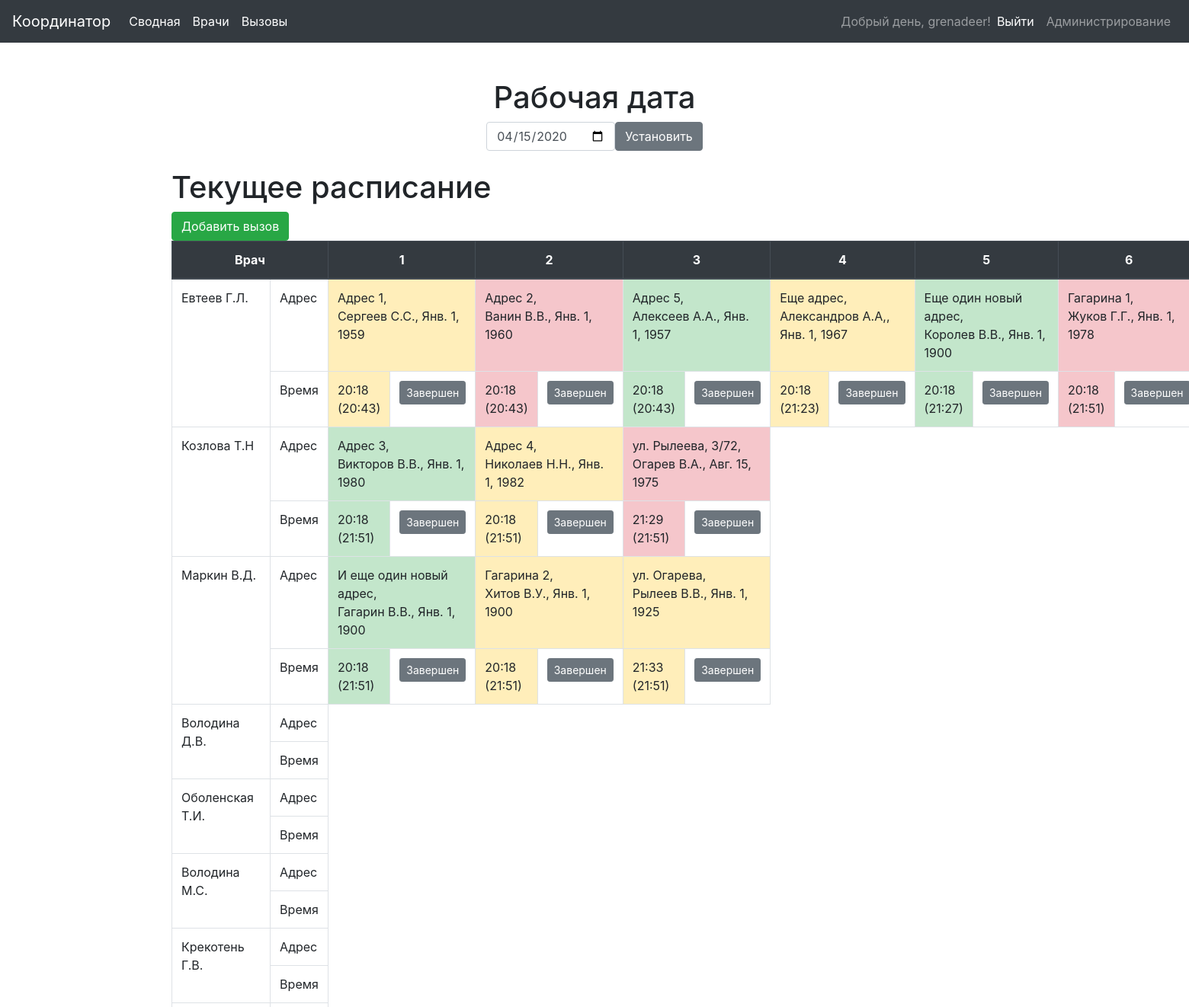
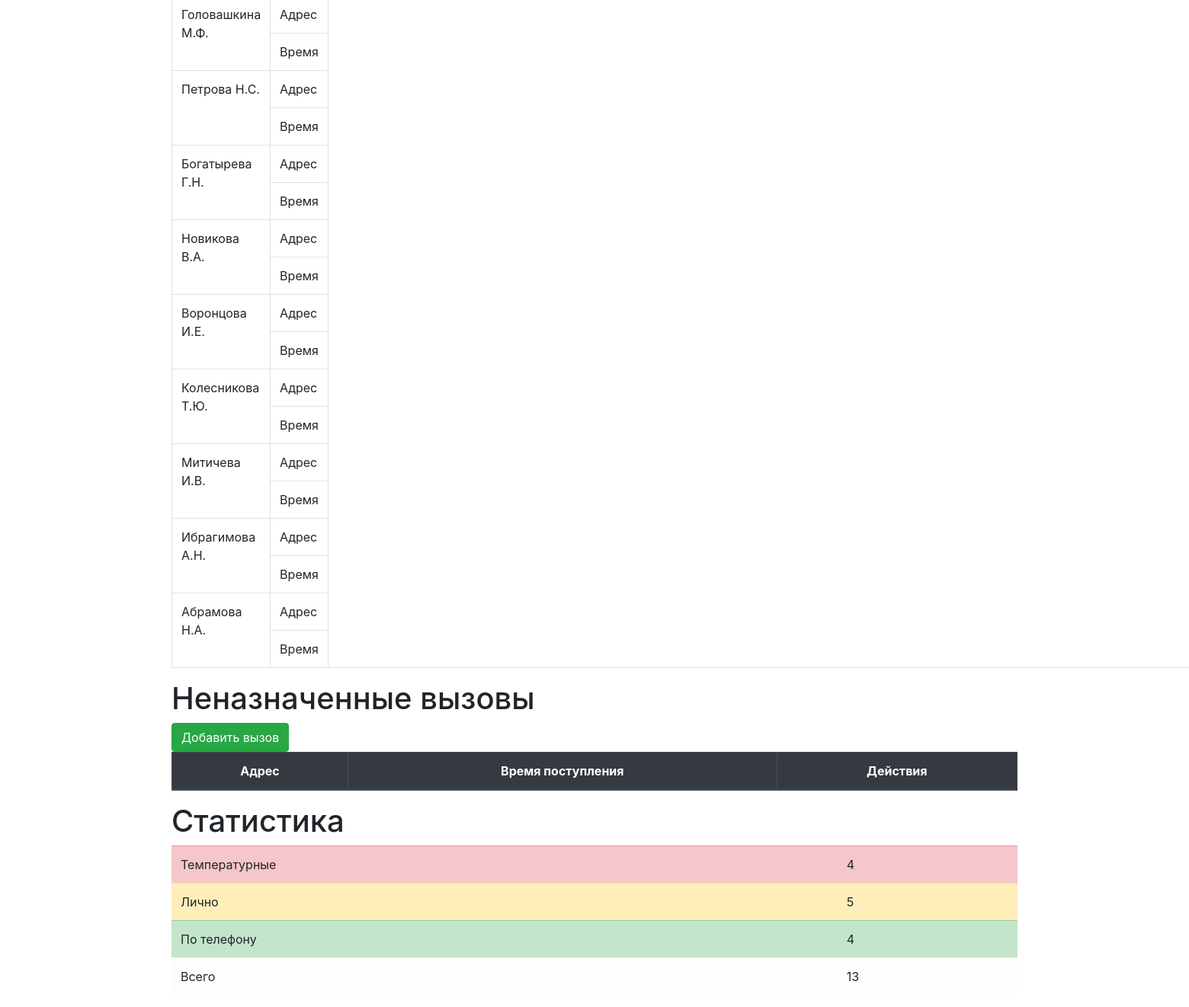
The app's page / (signed in) with its own data (2 pictures, top to bottom).
### coordinator/models.py (models this page shows, shortened)
class Doctor(models.Model):
    user = models.OneToOneField(
        settings.AUTH_USER_MODEL,
        on_delete=models.CASCADE,
        null=True,
        blank=True,
        help_text="Укажите учетную запись пользователя",
        verbose_name="Учетная запись",
    )
    name = models.CharField(
        max_length=100,
        help_text="Фамилия И.О.",
        verbose_name="Имя врача",
    )
    temperature = models.BooleanField(
        default=False,
        help_text="Обслуживает температурные вызовы",
        verbose_name="Температура",
    )
    class Meta:
        verbose_name = "Врач"
        verbose_name_plural = "Врачи"
    def records_by_date(self, date):
        records = Record.objects.filter(doctor=self).filter(start_date__date=date)
        return records

class Record(models.Model):
    start_date = models.DateTimeField(
        default=timezone.now,
        help_text="Дата регистрации вызова",
        verbose_name="Поступил",
    )
    send_date = models.DateTimeField(
        null=True,
        blank=True,
        help_text="Дата/время передачи вызова",
        verbose_name="Передан",
    )
    finish_date = models.DateTimeField(
        null=True,
        blank=True,
        help_text="Дата/время завершения вызова",
        verbose_name="Завершен",
    )
    doctor = models.ForeignKey(
        Doctor,
        on_delete=models.CASCADE,
        null=True,
        blank=True,
        related_name='doctor_records',
        help_text="Врач назначенный на вызов",
        verbose_name="Врач",
    )
    address = models.CharField(
        max_length=200,
        help_text="Адрес вызова",
        verbose_name="Адрес",
    )
    patient = models.CharField(
        max_length=150,
        default="",
        help_text="Фамилия И.О.",
        verbose_name="Пациент",
    )
    patient_birthdate = models.DateField(
        default='1900-01-01',
        help_text="Дата рождения пациента",
        verbose_name="Дата рождения",
    )
    temperature = models.BooleanField(
        default=False,
        help_text="Температурный вызов",
        verbose_name="Температура",
    )
    service_type = models.ForeignKey(
        ServiceType,
        on_delete=models.CASCADE,
        null=True,
        blank=True,
        help_text="Как был обслужен вызов",
        verbose_name="Вид обслуживания",
    )
    record_order = models.IntegerField(
        help_text="Порядковый номер вызова",
        verbose_name="Порядок",
        default=0,
    )
    class Meta:
        verbose_name = "Вызов"
        verbose_name_plural = "Вызовы"
    def is_finish(self):
        return not self.finish_date is None
    def is_temperature(self):
        return self.temperature
    def is_personally(self):
        return self.service_type.pk == 2
    def is_telephone(self):
        return self.service_type.pk == 3
    @staticmethod
    def unassigned_by_date(date):
        return Record.objects.filter(doctor=None).filter(start_date__date=date)

### coordinator/views.py (the view)
# urls.py: path('', views.record_summary, name='record_summary'),
@login_required
def record_summary(request):
    date_format = "%Y-%m-%d"
    work_date_session = request.session.get('work_date', timezone.now().strftime(date_format))
    work_date_get = request.GET.get('work_date', work_date_session)
    work_date = make_aware(datetime.strptime(work_date_get, date_format))
    request.session['work_date'] = work_date_get
    record_max = 3
    doctors_records = []
    doctors = Doctor.objects.all()
    records_total = 0
    records_temperature = 0
    records_personally = 0
    records_telephone = 0
    for doctor in doctors:
        records = []
        record_count = 0
        for record in doctor.records_by_date(work_date):
            records.append(record)
            record_count += 1
            records_total += 1
            if record.is_finish():
                if record.is_personally():
                    records_personally += 1
                elif record.is_telephone():
                    records_telephone += 1
                else:
                    records_temperature += 1
        record_max = max(record_max, record_count)
        doctors_records.append(
            {
                'doctor': doctor,
                'records': records,
            }
        )
    unrelated = Record.unassigned_by_date(work_date)
    return render(
        request,
        'coordinator/record_summary.html',
        {
            'unrelated': unrelated,
            'doctors_records': doctors_records,
            'records_head': [i for i in range(1, record_max + 1)],
            'work_date_get': work_date_get,
            'records_total': records_total,
            'records_temperature': records_temperature,
            'records_personally': records_personally,
            'records_telephone': records_telephone,
        }
    )

### coordinator/templates/coordinator/record_summary.html (shortened to what this page needs)
{% extends 'base.html' %}
{% block content %}
    <div class="container">
        <div class="row">
            <div class="col-xl-5 col-lg-6 col-md-8 col-sm-10 mx-auto text-center form p-4">
                <h1 class="">Рабочая дата</h1>
                <div class="px-2">
                    <form class="form-inline justify-content-center" action="#" method="get">
                        <div class="form-group">
                            <input type="date" id="work_date" name="work_date" class="form-control" value="{{ work_date_get }}">
                            <input type="submit" class="btn btn-secondary btn-md" value="Установить">
                        </div>
                    </form>
                </div>
            </div>
        </div>
    </div>
    <h1>Текущее расписание</h1>
    <div>
        <span>
            <a class="btn btn-success" href="{% url 'record_create' %}">Добавить вызов</a>
        </span>
    </div>
    <table class="table table-bordered">
        <thead class="thead-dark text-center">
            <tr>
                <th scope="col" colspan="2">Врач</th>
                {% for record_head in records_head %}
                <th scope="col" colspan="2">{{ record_head }}</th>
                {% endfor %}
            </tr>
        </thead>
        <tbody>
            {% for element in doctors_records %}
                <tr>
                    <td rowspan="2">
                        {{ element.doctor.name }}
                    </td>
                    <td>
                        Адрес
                    </td>
                    {% for record in element.records %}
                        {% if record.is_temperature %}
                            <td colspan="2" class="table-danger">
                        {% elif record.is_finish %}
                            {% if record.is_personally %}
                                <td colspan="2" class="table-warning">
                            {% else %}
                                <td colspan="2" class="table-success">
                            {% endif %}
                        {% elif record.is_sent %}
                        <td colspan="2" class="table-light">
                        {% else %}
                        <td colspan="2" class="table-secondary">
                        {% endif %}
                            {{ record.address }},<br>
                            {{ record.patient }}, {{ record.patient_birthdate }}
                        </td>
                    {% endfor %}
                </tr>
                <tr>
                    <td>
                        Время
                    </td>
                    {% for record in element.records %}
                        {% if record.is_temperature %}
                            <td class="table-danger">
                        {% elif record.is_finish %}
                            {% if record.is_personally %}
                                <td class="table-warning">
                            {% else %}
                                <td class="table-success">
                            {% endif %}
                        {% elif record.is_sent %}
                        <td class="table-light">
                        {% else %}
                        <td class="table-secondary">
                        {% endif %}
                            {{ record.start_date|date:'H:i' }}
                            {% if record.is_finish %}
                            ({{ record.finish_date|date:'H:i' }})
                            {% endif %}
                        </td>
                        <td class="text-center">
                        {% if record.is_finish %}
                            <button class="btn btn-secondary btn-sm">Завершен</button>
                        {% else %}
                            <a class="btn btn-info btn-sm" href="{% url 'record_send' pk=record.id %}">
                                Передать
                            </a>
                        {% endif %}
                        </td>
                    {% endfor %}
                </tr>
            {% endfor %}
        </tbody>
    </table>
    <h1>Неназначенные вызовы</h1>
    <div>
        <span>
            <a class="btn btn-success" href="{% url 'record_create' %}">Добавить вызов</a>
        </span>
    </div>
    <table class="table table-striped table-bordered">
        <thead class="thead-dark text-center">
            <tr>
                <th scope="col">Адрес</th>
                <th scope="col">Время поступления</th>
                <th scope="col">Действия</th>
            </tr>
        </thead>
    </table>
    <h1>Статистика</h1>
    <table class="table">
        <tbody>
            <tr class="table-danger">
                <td>
                    Температурные
                </td>
                <td>
                    {{ records_temperature }}
                </td>
            </tr>
            <tr class="table-warning">
                <td>
                    Лично
                </td>
                <td>
                    {{ records_personally }}
                </td>
            </tr>
            <tr class="table-success">
                <td>
                    По телефону
                </td>
                <td>
                    {{ records_telephone }}
                </td>
            </tr>
            <tr class="table-light">
                <td>
                    Всего
                </td>
                <td>
                    {{ records_total }}
                </td>
            </tr>
        </tbody>
    </table>
{% endblock %}

### coordinator/templates/base.html (shortened to what this page needs)
<!DOCTYPE html>
<html lang="ru">
{% load static %}
<head>
    <link rel="stylesheet"
          href="https://stackpath.bootstrapcdn.com/bootstrap/4.4.1/css/bootstrap.min.css"
>
</head>
<body>
    <nav class="navbar navbar-expand-md navbar-dark bg-dark mb-4">
        <span class="navbar-brand" href="#">Координатор</span>
        <div class="navbar-collapse collapse" id="navbarCollapse" style>
          <ul class="navbar-nav mr-auto">
            <li class="nav-item active">
              <a class="nav-link" href="{% url 'record_summary' %}">Сводная</a>
            </li>
            <li class="nav-item active">
              <a class="nav-link" href="{% url 'doctor_list' %}">Врачи</a>
            </li>
            <li class="nav-item active">
              <a class="nav-link" href="{% url 'record_list' %}">Вызовы</a>
            </li>
          </ul>
          <ul class="navbar-nav">
            {% if user.is_authenticated %}
            <li class="nav-item active">
              <span class="navbar-text">Добрый день, {{ user.username }}!</span>
            </li>
            <li class="nav-item active">
              <a class="nav-link" href="{% url 'logout' %}">Выйти</a>
            </li>
            {% else %}
            <li class="nav-item active">
              <a class="nav-link" href="{% url 'login' %}">Войти</a>
            </li>
            {% endif %}
            {% if user.is_superuser %}
            <li>
              <a class="nav-link" href="{% url 'admin:index' %}">Администрирование</a>
            </li>
            {% endif %}
          </ul>
        </div>
    </nav>
    <div class="content container">
        {% block content %}
        {% endblock %}
    </div>
</body>
</html>

### records on screen
Doctor: doctor.name "Евтеев Г.Л."
Record: address "Адрес 1", patient "Сергеев С.С.", patient_birthdate "Янв. 1, 1959", start_date "20:18", finish_date "20:43", shows "Завершен"
Record: address "Адрес 2", patient "Ванин В.В.", patient_birthdate "Янв. 1, 1960", start_date "20:18", finish_date "20:43", shows "Завершен"
Record: address "Адрес 5", patient "Алексеев А.А.", patient_birthdate "Янв. 1, 1957", start_date "20:18", finish_date "20:43", shows "Завершен"
Record: address "Еще адрес", patient "Александров А.А,", patient_birthdate "Янв. 1, 1967", start_date "20:18", finish_date "21:23", shows "Завершен"
Record: address "Еще один новый адрес", patient "Королев В.В.", patient_birthdate "Янв. 1, 1900", start_date "20:18", finish_date "21:27", shows "Завершен"
Record: address "Гагарина 1", patient "Жуков Г.Г.", patient_birthdate "Янв. 1, 1978", start_date "20:18", finish_date "21:51", shows "Завершен"
Doctor: doctor.name "Козлова Т.Н"
Record: address "Адрес 3", patient "Викторов В.В.", patient_birthdate "Янв. 1, 1980", start_date "20:18", finish_date "21:51", shows "Завершен"
Record: address "Адрес 4", patient "Николаев Н.Н.", patient_birthdate "Янв. 1, 1982", start_date "20:18", finish_date "21:51", shows "Завершен"
Record: address "ул. Рылеева, 3/72", patient "Огарев В.А.", patient_birthdate "Авг. 15, 1975", start_date "21:29", finish_date "21:51", shows "Завершен"
Doctor: doctor.name "Маркин В.Д."
Record: address "И еще один новый адрес", patient "Гагарин В.В.", patient_birthdate "Янв. 1, 1900", start_date "20:18", finish_date "21:51", shows "Завершен"
Record: address "Гагарина 2", patient "Хитов В.У.", patient_birthdate "Янв. 1, 1900", start_date "20:18", finish_date "21:51", shows "Завершен"
Record: address "ул. Огарева", patient "Рылеев В.В.", patient_birthdate "Янв. 1, 1925", start_date "21:33", finish_date "21:51", shows "Завершен"
Doctor: doctor.name "Володина Д.В."
Doctor: doctor.name "Оболенская Т.И."
Doctor: doctor.name "Володина М.С."
Doctor: doctor.name "Крекотень Г.В."
Doctor: doctor.name "Головашкина М.Ф."
Doctor: doctor.name "Петрова Н.С."
Doctor: doctor.name "Богатырева Г.Н."
Doctor: doctor.name "Новикова В.А."
Doctor: doctor.name "Воронцова И.Е."
Doctor: doctor.name "Колесникова Т.Ю."
Doctor: doctor.name "Митичева И.В."
Doctor: doctor.name "Ибрагимова А.Н."
Doctor: doctor.name "Абрамова Н.А."

### other values on screen
{{ user.username }} "grenadeer"
{{ record_head }} "1" "2" "3" "4" "5" "6"
{{ records_temperature }} "4"
{{ records_personally }} "5"
{{ records_telephone }} "4"
{{ records_total }} "13"
